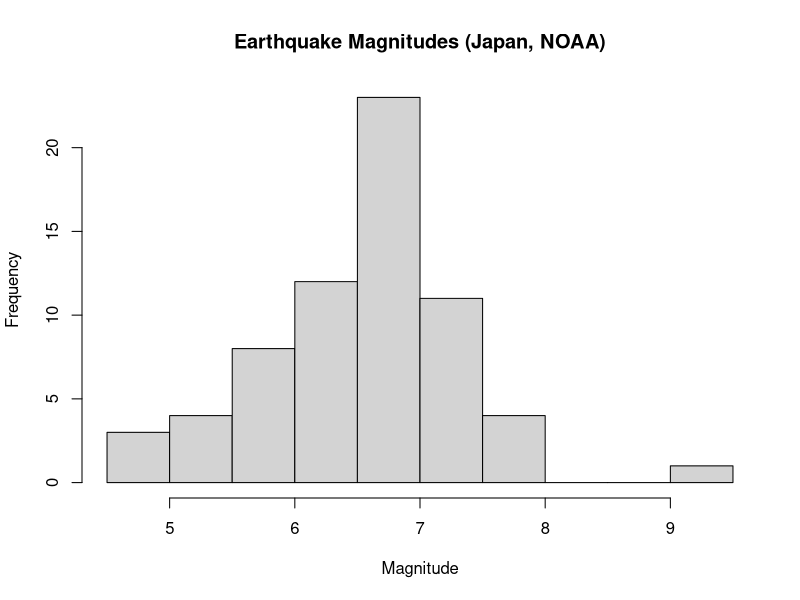
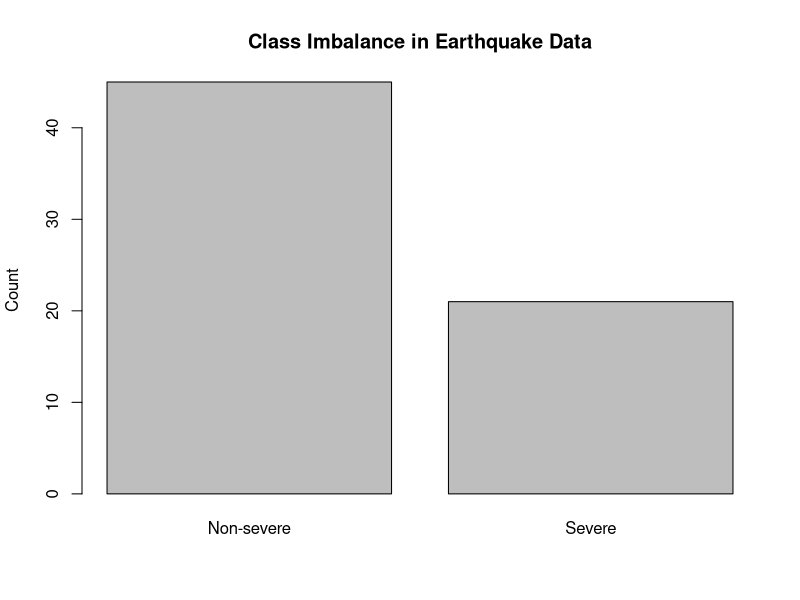
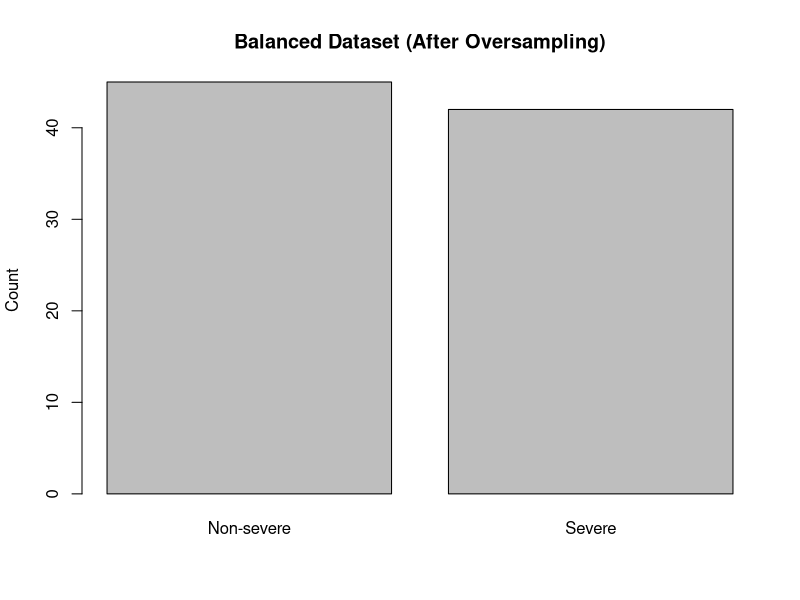

These figures' R source, in order:
## ---- chunk 1
# Example dataset
data <- data.frame(
  rainfall = c(10, 12, NA, 15, NA),
  wind_speed = c(5, NA, 7, 8, 9),
  region = c("urban", "rural", "rural", "urban", "rural")
)

data
## ---- chunk 2
colSums(is.na(data))
## ---- chunk 3
is.na(data)
## ---- chunk 4
data$rainfall_imputed <- data$rainfall
data$rainfall_imputed[is.na(data$rainfall_imputed)] <- mean(data$rainfall, na.rm = TRUE)
data
## ---- chunk 5
na.omit(data)
## ---- chunk 6
data$rainfall_missing <- ifelse(is.na(data$rainfall), 1, 0)
## ---- chunk 7
#Load data
earthquake <- read.csv("Japan_earthquake_2005-2025.csv")

#Select just year, location and magnitude of the earthquake
earthquake <- earthquake[,c("Year", "Location.Name", "Mag")]

#Remove missing value
earthquake <- na.omit(earthquake)

#Visualize the distibution
hist(earthquake$Mag,
     main = "Earthquake Magnitudes (Japan, NOAA)",
     xlab = "Magnitude")
## ---- chunk 8
# Create a binary outcome: severe earthquake (Mag >= 7)
earthquake$severe <- ifelse(earthquake$Mag >= 7, 1, 0)

# Visualize imbalance
barplot(table(earthquake$severe),
        names.arg = c("Non-severe", "Severe"),
        main = "Class Imbalance in Earthquake Data",
        ylab = "Count")
## ---- chunk 9
weights <- ifelse(earthquake$severe == 1, 2, 1)

model_weighted <- glm(severe ~ Mag + Year,
                      data = earthquake,
                      family = "binomial",
                      weights = weights)
## ---- chunk 10
# Oversample severe cases
severe_cases <- earthquake[earthquake$severe == 1, ]
balanced_data <- rbind(earthquake, severe_cases)

barplot(table(balanced_data$severe),
        names.arg = c("Non-severe", "Severe"),
        main = "Balanced Dataset (After Oversampling)",
        ylab = "Count")
## ---- chunk 11
# Load raw data
earthquake_raw <- read.csv("Japan_earthquake_2005-2025.csv")

# Create a cleaned dataset with necessary variable for analysis
earthquake_clean <- earthquake_raw[, c("Year", "Latitude", "Longitude", "Mag", "Focal.Depth..km.")]

# Rename variables for clarity
names(earthquake_clean) <- c("year", "lat", "lon", "magnitude", "depth_km")

# Remove missing values
earthquake_clean <- na.omit(earthquake_clean)

head(earthquake_clean)
## ---- chunk 12
summary(earthquake_clean$depth_km)
## ---- chunk 13
# Example: convert meters to kilometers if needed
earthquake_clean$depth_km <- ifelse(earthquake_clean$depth_km > 1000,
                                    earthquake_clean$depth_km / 1000,
                                    earthquake_clean$depth_km)
## ---- chunk 14
earthquake <- read.csv("Japan_earthquake_2005-2025.csv")

# Select variables
earthquake <- earthquake[, c("Year", "Mag", "Focal.Depth..km.")]

# Create outcome variable
earthquake$severe <- ifelse(earthquake$Mag >= 7, 1, 0)

# Remove missing values
earthquake <- na.omit(earthquake)

head(earthquake)
## ---- chunk 15
table(earthquake$severe, earthquake$Mag >= 7)
## ---- chunk 16
earthquake$trigger <- ifelse(earthquake$Mag >= 7, 1, 0)
